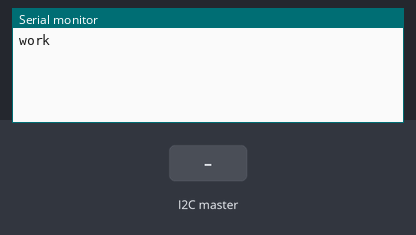
The sketch below on a simulated Arduino Uno, built with avr-gcc and run on an emulated ATmega328P. Shown: the last lines printed to the serial monitor. The test bench sets the inputs (shaded band).

Above: at 1.2 s.
1.3 s: the I2C master sends the byte 1
At 1.7 s:
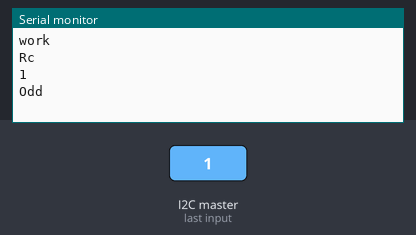
2.8 s: the I2C master sends the byte 0
At 4.0 s:
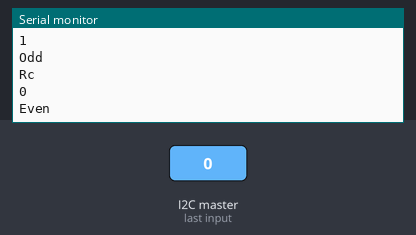

Measured:
- after the input at 1.3 s, the serial monitor: prints a new line at once (image 1)
- after the input at 2.8 s, the serial monitor: prints a new line at once (image 2)

The sketch:

I2C_Practice.ino
```cpp
// Purpose : Communicate with the raspberry pi as a sub device
// Context : Pi will give the arduino a number and the Duino will repond with bool if its divisable by 2
// PI can only be main while arduino must onRequest/onReceive only

#include <Wire.h>

// Arduino Addresses
#define PI_ADD 0x01
#define ARD_ADD_1 0x14                 // This device
#define ARD_ADD_2 0x28
#define ARD_ADD_3 0x42

bool EVEN = false;
char i2c_error = 0;

void setup() {
  Wire.begin(ARD_ADD_2);              // ARD device joins I2C bus as sub with address
  Wire.onReceive(receivedEvent);      // Go to function is requested
  Serial.begin(9600);                 // Serial for user
  Serial.println("work");
  Wire.onRequest(receivedReq);
}

void loop() {

  }

void receivedEvent(int numBytes_TX){

  Serial.println("Rc");

  int x = 0;

  //Serial.println("Just waiting now");

   x = Wire.read();
   Serial.println(x);


  if( x %2 == 0){
    EVEN = true;
    Serial.println("Even");
    }
  else{
    EVEN = false;
    Serial.println("Odd");
    }
}

void receivedReq(){

  Serial.println("Rq");

  Wire.write(EVEN);

  if(i2c_error == 4){Serial.println("Other Errors");}
  else if (i2c_error == 3){Serial.println("NACK on TX Data");}
  else if (i2c_error == 2){Serial.println("NACK on TX Address");}
  else if (i2c_error == 1){Serial.println("Data too long in buffer");}
  else if (i2c_error == 0){Serial.println("Sucessful TX");}

}
```
